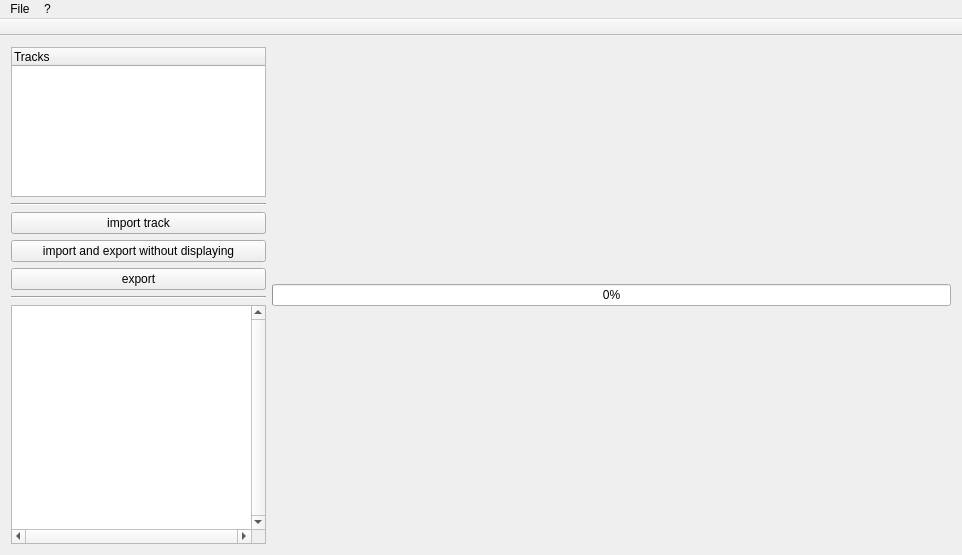
<?xml version="1.0" encoding="UTF-8"?>
<ui version="4.0">
 <class>MainWindow</class>
 <widget class="QMainWindow" name="MainWindow">
  <property name="geometry">
   <rect>
    <x>0</x>
    <y>0</y>
    <width>962</width>
    <height>555</height>
   </rect>
  </property>
  <property name="windowTitle">
   <string>MainWindow</string>
  </property>
  <widget class="QWidget" name="centralWidget">
   <property name="autoFillBackground">
    <bool>false</bool>
   </property>
   <layout class="QVBoxLayout" name="verticalLayout_3">
    <item>
     <layout class="QHBoxLayout" name="horizontalLayout">
      <item>
       <layout class="QVBoxLayout" name="verticalLayout_2">
        <item>
         <widget class="QTreeWidget" name="treeWidget">
          <property name="sizePolicy">
           <sizepolicy hsizetype="Maximum" vsizetype="Maximum">
            <horstretch>0</horstretch>
            <verstretch>0</verstretch>
           </sizepolicy>
          </property>
          <property name="maximumSize">
           <size>
            <width>255</width>
            <height>150</height>
           </size>
          </property>
          <property name="columnCount">
           <number>1</number>
          </property>
          <column>
           <property name="text">
            <string>Tracks</string>
           </property>
          </column>
         </widget>
        </item>
        <item>
         <widget class="Line" name="line">
          <property name="enabled">
           <bool>true</bool>
          </property>
          <property name="maximumSize">
           <size>
            <width>255</width>
            <height>16777215</height>
           </size>
          </property>
          <property name="orientation">
           <enum>Qt::Horizontal</enum>
          </property>
         </widget>
        </item>
        <item>
         <widget class="QPushButton" name="pushButton_import">
          <property name="sizePolicy">
           <sizepolicy hsizetype="Maximum" vsizetype="Fixed">
            <horstretch>0</horstretch>
            <verstretch>0</verstretch>
           </sizepolicy>
          </property>
          <property name="maximumSize">
           <size>
            <width>270</width>
            <height>16777215</height>
           </size>
          </property>
          <property name="text">
           <string>import track</string>
          </property>
         </widget>
        </item>
        <item>
         <widget class="QPushButton" name="pushButton_importexport">
          <property name="text">
           <string>import and export without displaying</string>
          </property>
         </widget>
        </item>
        <item>
         <widget class="QPushButton" name="pushButton_export">
          <property name="maximumSize">
           <size>
            <width>270</width>
            <height>16777215</height>
           </size>
          </property>
          <property name="text">
           <string>export</string>
          </property>
         </widget>
        </item>
        <item>
         <widget class="Line" name="line_2">
          <property name="sizePolicy">
           <sizepolicy hsizetype="Maximum" vsizetype="Fixed">
            <horstretch>0</horstretch>
            <verstretch>0</verstretch>
           </sizepolicy>
          </property>
          <property name="maximumSize">
           <size>
            <width>255</width>
            <height>16777215</height>
           </size>
          </property>
          <property name="orientation">
           <enum>Qt::Horizontal</enum>
          </property>
         </widget>
        </item>
        <item>
         <widget class="QTextEdit" name="textEdit">
          <property name="sizePolicy">
           <sizepolicy hsizetype="Maximum" vsizetype="Expanding">
            <horstretch>0</horstretch>
            <verstretch>0</verstretch>
           </sizepolicy>
          </property>
          <property name="maximumSize">
           <size>
            <width>255</width>
            <height>16777215</height>
           </size>
          </property>
          <property name="verticalScrollBarPolicy">
           <enum>Qt::ScrollBarAlwaysOn</enum>
          </property>
          <property name="horizontalScrollBarPolicy">
           <enum>Qt::ScrollBarAlwaysOn</enum>
          </property>
          <property name="readOnly">
           <bool>true</bool>
          </property>
         </widget>
        </item>
       </layout>
      </item>
      <item>
       <layout class="QGridLayout" name="gridLayout">
        <item row="4" column="1">
         <widget class="QProgressBar" name="progressBar">
          <property name="value">
           <number>0</number>
          </property>
         </widget>
        </item>
        <item row="1" column="1">
         <layout class="QVBoxLayout" name="verticalLayout"/>
        </item>
       </layout>
      </item>
     </layout>
    </item>
   </layout>
  </widget>
  <widget class="QMenuBar" name="menuBar">
   <property name="geometry">
    <rect>
     <x>0</x>
     <y>0</y>
     <width>962</width>
     <height>22</height>
    </rect>
   </property>
   <property name="defaultUp">
    <bool>false</bool>
   </property>
   <widget class="QMenu" name="menuFile">
    <property name="title">
     <string>File</string>
    </property>
    <addaction name="actionImport"/>
    <addaction name="actionExport"/>
   </widget>
   <widget class="QMenu" name="menu">
    <property name="title">
     <string>?</string>
    </property>
    <widget class="QMenu" name="menuLanguage">
     <property name="title">
      <string>Language</string>
     </property>
     <addaction name="actionEnglish"/>
     <addaction name="actionFrench"/>
     <addaction name="actionGerman"/>
     <addaction name="actionPolish"/>
    </widget>
    <addaction name="actionInfo"/>
    <addaction name="separator"/>
    <addaction name="menuLanguage"/>
   </widget>
   <addaction name="menuFile"/>
   <addaction name="menu"/>
  </widget>
  <widget class="QToolBar" name="mainToolBar">
   <property name="enabled">
    <bool>true</bool>
   </property>
   <property name="mouseTracking">
    <bool>false</bool>
   </property>
   <property name="windowTitle">
    <string>test</string>
   </property>
   <property name="movable">
    <bool>false</bool>
   </property>
   <property name="allowedAreas">
    <set>Qt::TopToolBarArea</set>
   </property>
   <property name="toolButtonStyle">
    <enum>Qt::ToolButtonTextUnderIcon</enum>
   </property>
   <property name="floatable">
    <bool>true</bool>
   </property>
   <attribute name="toolBarArea">
    <enum>TopToolBarArea</enum>
   </attribute>
   <attribute name="toolBarBreak">
    <bool>false</bool>
   </attribute>
  </widget>
  <action name="actionImport">
   <property name="text">
    <string>Import</string>
   </property>
   <property name="shortcut">
    <string>Ctrl+O</string>
   </property>
  </action>
  <action name="actionExport">
   <property name="text">
    <string>Export</string>
   </property>
   <property name="shortcut">
    <string>Ctrl+E</string>
   </property>
  </action>
  <action name="actionInfo">
   <property name="text">
    <string>Info</string>
   </property>
  </action>
  <action name="actionEnglish">
   <property name="text">
    <string>english</string>
   </property>
  </action>
  <action name="actionFrench">
   <property name="text">
    <string>française</string>
   </property>
  </action>
  <action name="actionGerman">
   <property name="text">
    <string>deutsch</string>
   </property>
  </action>
  <action name="actionPolish">
   <property name="text">
    <string>polski</string>
   </property>
  </action>
 </widget>
 <layoutdefault spacing="6" margin="11"/>
 <resources/>
 <connections/>
</ui>
